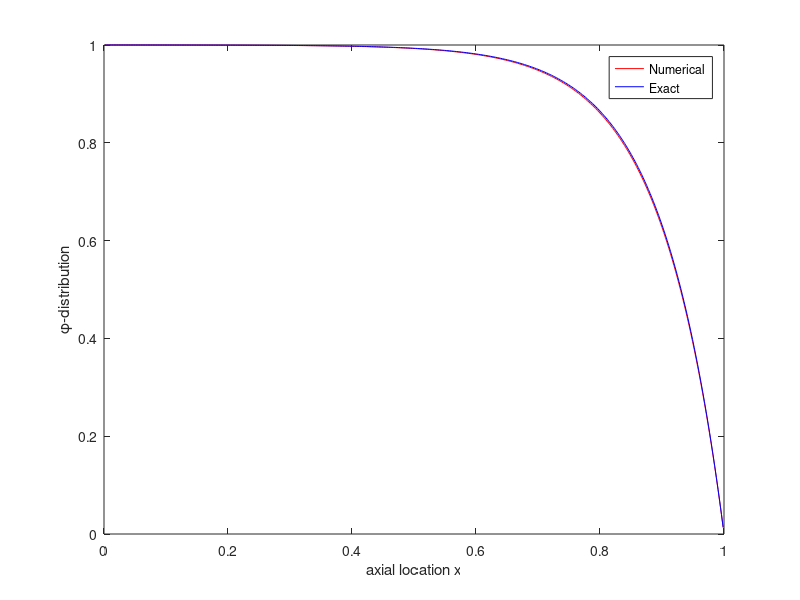

Reproduce this figure in MATLAB.
% Solution of 1D diffusion-convection problem for Dirichlet BC's using the
% linear approximation for diffusion and upwind for the convection

clear all;
close all;

% Inputs
rho=1;            
uinf=1;    
L=1;              
N=365;            
gamma=0.1;
dx=L/N;           
u1=1;
un=0;
flux=rho*uinf;

tic
for j=2:1:N-1       %(Loop on number of cells that are not on boundary)
                    %(Since global axes in this example will contain
                    %a_{i-1}, a_{i+1} we can not use the loop outside 2:N-1
    ae=gamma/dx;        %Value of ae in local axes
    aw=gamma/dx+flux;        %Value of aw in local axes
    ap=aw+ae;       %Value of ap in local axes
    
    a(j,j-1)=-aw;   %Values in global axes
    a(j,j)=ap;      %Values in global axes
    a(j,j+1)=-ae;   %Values in global axes
    b(j,1)=0;       %Value in source term
end

% In this code the boundaries are hardwired.
j=1;
aw=2*gamma/dx+flux;
ae=gamma/dx;
ap=flux+gamma/dx+2*gamma/dx;
       
a(j,j)=ap;
a(j,j+1)=-ae;
b(j,1)=aw*u1;

% In this code the boundaries are hardwired.
j=N;
aw=gamma/dx+flux;
ae=2*gamma/dx;
ap=2*gamma/dx+gamma/dx+flux;

a(j,j-1)=-aw;
a(j,j)=ap;
b(j,1)=ae*un;

% End Assembly

sol=a\b;
xsol=dx/2:dx:L-dx/2;
figure;
plot(xsol,sol,'r')
xlabel('axial location x');ylabel('\phi-distribution')

%The exact solution
xexact=xsol;
temp=(exp(flux*xexact/gamma)-1)./(exp(flux*L/gamma)-1);
uexact=u1+(un-u1)*temp;
hold;plot(xexact,uexact,'b')
legend('Numerical','Exact')

format long
errorUpw=max(abs(sol'-uexact))
toc    

%--------------------------------------------------------------------------
%--------------------------------------------------------------------------
